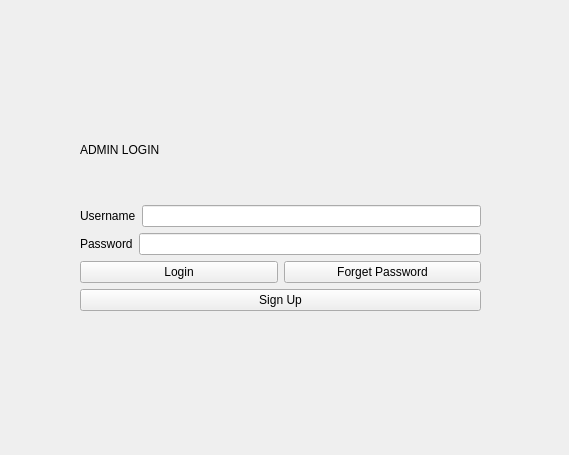
<?xml version="1.0" encoding="UTF-8"?>
<ui version="4.0">
 <class>AdminLogin</class>
 <widget class="QMainWindow" name="AdminLogin">
  <property name="geometry">
   <rect>
    <x>0</x>
    <y>0</y>
    <width>569</width>
    <height>455</height>
   </rect>
  </property>
  <property name="windowTitle">
   <string>MainWindow</string>
  </property>
  <widget class="QWidget" name="centralwidget">
   <widget class="QWidget" name="layoutWidget">
    <property name="geometry">
     <rect>
      <x>80</x>
      <y>100</y>
      <width>401</width>
      <height>211</height>
     </rect>
    </property>
    <layout class="QVBoxLayout" name="verticalLayout_4">
     <item>
      <layout class="QVBoxLayout" name="verticalLayout_3">
       <item>
        <layout class="QVBoxLayout" name="verticalLayout_2">
         <item>
          <widget class="QLabel" name="labelAdmin">
           <property name="text">
            <string>ADMIN LOGIN</string>
           </property>
          </widget>
         </item>
         <item>
          <layout class="QVBoxLayout" name="verticalLayout">
           <item>
            <layout class="QHBoxLayout" name="horizontalLayout">
             <item>
              <widget class="QLabel" name="labelUsername">
               <property name="text">
                <string>Username</string>
               </property>
              </widget>
             </item>
             <item>
              <widget class="QLineEdit" name="lineEditUsername"/>
             </item>
            </layout>
           </item>
           <item>
            <layout class="QHBoxLayout" name="horizontalLayout_2">
             <item>
              <widget class="QLabel" name="labelPassword">
               <property name="enabled">
                <bool>true</bool>
               </property>
               <property name="text">
                <string>Password</string>
               </property>
              </widget>
             </item>
             <item>
              <widget class="QLineEdit" name="lineEditPassword">
               <property name="echoMode">
                <enum>QLineEdit::PasswordEchoOnEdit</enum>
               </property>
              </widget>
             </item>
            </layout>
           </item>
          </layout>
         </item>
        </layout>
       </item>
       <item>
        <layout class="QHBoxLayout" name="horizontalLayout_3">
         <item>
          <widget class="QPushButton" name="pushButtonLogin">
           <property name="text">
            <string>Login</string>
           </property>
          </widget>
         </item>
         <item>
          <widget class="QPushButton" name="pushButtonForgetPassword">
           <property name="text">
            <string>Forget Password</string>
           </property>
          </widget>
         </item>
        </layout>
       </item>
      </layout>
     </item>
     <item>
      <widget class="QPushButton" name="pushButtonSignUp">
       <property name="text">
        <string>Sign Up</string>
       </property>
      </widget>
     </item>
    </layout>
   </widget>
  </widget>
 </widget>
 <resources/>
 <connections/>
</ui>
